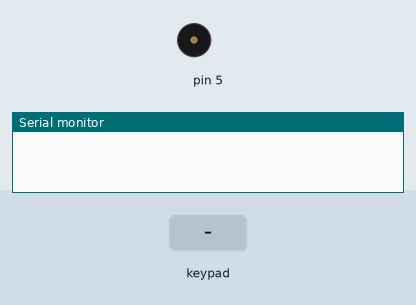
A sketch run on a simulated Arduino Uno, built with avr-gcc and run on an emulated ATmega328P. On the bench: buzzer (waves = sounding), the last lines printed to the serial monitor. The inputs (shaded band) are chosen by the test bench.

Above: at 1.2 s.
1.3 s: keypad keys 1 1 1 0 9 8 pressed 0.4 s apart
At 2.2 s:
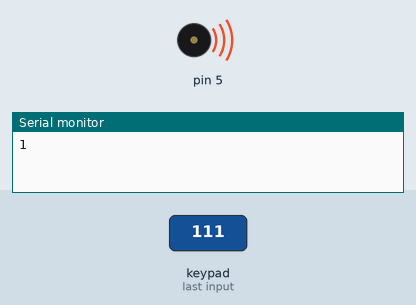
5.2 s: key '7' pressed
At 6.9 s:
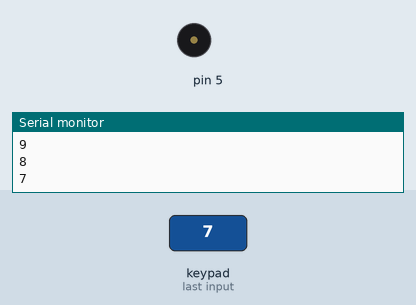
7.2 s: key 'C' pressed
At 7.6 s:
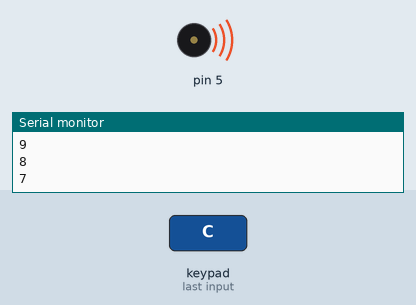
9.2 s: keypad keys 1 1 1 0 9 8 A pressed 0.4 s apart
At 14.1 s:
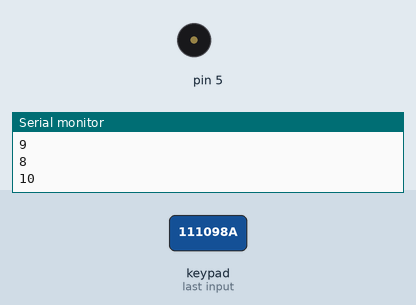
Timing chart, 0 to 14.5 s (numbered marks = the images above; inputs shaded):
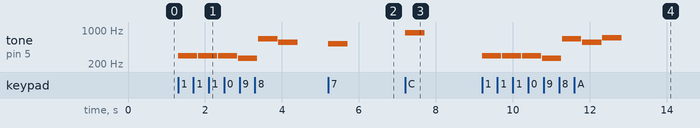

The sketch:

sketch_apr24b.ino
```cpp
#include<Keypad.h>
#define c 261
#define d 294
#define e 329
#define f 349
#define g 392
#define a 440
#define b 493
#define C 523
#define D 554
#define E 659
#define F 698
#define G 784
#define A 880
#define B 988
const byte ROWS=4;
const byte COLS=4;
char keys[ROWS][COLS]={{'7','8','9','C'},{'4','5','6','D'},{'1','2','3','E'},{'0','A','B','F'}};
byte rowPins[ROWS]={11,10,9,8};
byte colPins[COLS]={15,14,13,12};
int tune[] ={c,d,e,f,g,a,b,C,D,E,F,G,A,B,c,d};
Keypad keypad = Keypad(makeKeymap(keys),rowPins,colPins,ROWS,COLS);


void setup() {
 pinMode(5, OUTPUT);
Serial.begin(9600);
}

void loop() {
int cc;
char key =keypad.getKey();
  if(key!=NO_KEY){
      if(key>='0'&&key<='9')
        cc=key-'0';
       else
        cc=key-'A'+10;
     tone(5,tune[cc]);
     delay(500);
     Serial.println(cc);
  }
   noTone(5);
}
```

Measured:
- after the input at 1.3 s, tone on pin 5: plays 294 Hz for 0.50 s, 294 Hz for 0.50 s, 294 Hz for 0.50 s, 261 Hz for 0.50 s, 659 Hz for 0.50 s, 554 Hz for 0.50 s, starting at once
- after the input at 5.2 s, tone on pin 5: silent → 523 Hz at once, → silent 0.50 s later
- after the input at 7.2 s, tone on pin 5: silent → 880 Hz at once, → silent 0.50 s later
- after the input at 9.2 s, tone on pin 5: plays 294 Hz for 0.50 s, 294 Hz for 0.50 s, 294 Hz for 0.50 s, 261 Hz for 0.50 s, 659 Hz for 0.50 s, 554 Hz for 0.50 s … (7 notes in this stretch), starting at once
